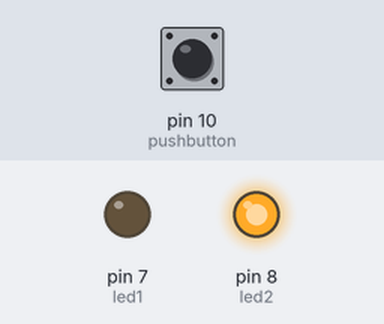
Simulated run of this sketch. Board: Arduino Uno, built with avr-gcc and run on an emulated ATmega328P. On the bench: output pins drawn as LEDs (lit = HIGH). Dashed ring = blinking. Inputs (shaded band) come from the test bench; at power-on: pin 10 (pushbutton) LOW.

Above: at 1.2 s.
1.3 s: pin 10 (pushbutton) pulsed HIGH 2 times (0.12 s each, 0.3 s apart)
At 2.2 s:
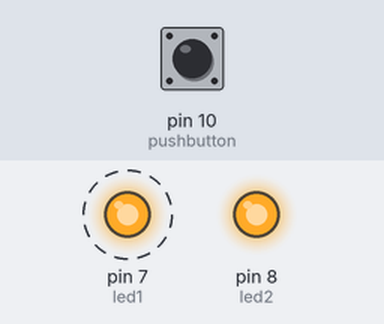
4.9 s: pin 10 (pushbutton) pulled HIGH for 3.2 s
9.6 s: pin 10 (pushbutton) pulled HIGH for 1 s
At 10.1 s:
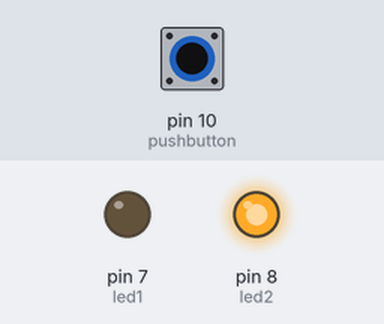
Timing chart, 0 to 12.6 s (numbered marks = the images above; inputs shaded):
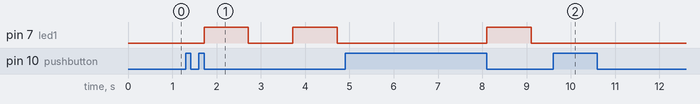

Measured:
- after the input at 1.3 s, pin 7 (led1): alternates HIGH for 1.0 s and LOW for 1.0 s, starting after 0.42 s
- after the input at 9.6 s, pin 7 (led1): stops changing and stays LOW

The sketch:

switch_led.ino
```cpp
/*
 * Push button to toggle state between ON = 1 and OFF = 0
 * If the state is ON, the LED blinks
 *
 */

const int led1 = 7;
const int led2 = 8;
const int pushbutton = 10;
int state;

#define OFF 0;
#define ON 1;

void setup() {

  pinMode(led1, OUTPUT);
  pinMode(led2, OUTPUT);
  pinMode(pushbutton, INPUT);

  state = OFF;
  digitalWrite(led2, HIGH);

}

void changeState() {


  if (digitalRead(pushbutton) == HIGH && state == 0) {

     state = 1;
  }

  if (digitalRead(pushbutton) == HIGH && state == 1) {

     state = 0;
  }
}

void loop() {

  changeState();

  if (state == 1) {
    digitalWrite(led1, HIGH);

    delay(1000);
    changeState();

    digitalWrite(led1, LOW);
    delay(1000);
  }

}
```
